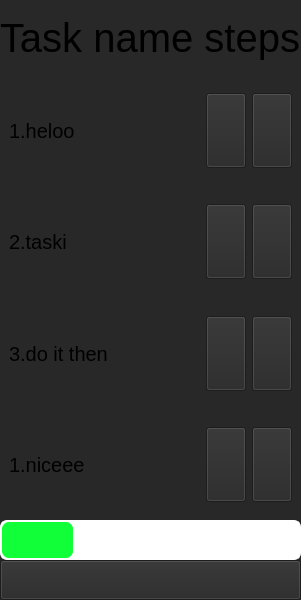
             <widget class="QWidget" name="steps_widget" native="true">
              <property name="minimumSize">
               <size>
                <width>0</width>
                <height>600</height>
               </size>
              </property>
              <property name="styleSheet">
               <string notr="true">background-color: rgb(40,40, 40);
</string>
              </property>
              <layout class="QVBoxLayout" name="verticalLayout_4">
               <property name="spacing">
                <number>0</number>
               </property>
               <property name="leftMargin">
                <number>0</number>
               </property>
               <property name="topMargin">
                <number>0</number>
               </property>
               <property name="rightMargin">
                <number>0</number>
               </property>
               <property name="bottomMargin">
                <number>0</number>
               </property>
               <item>
                <widget class="QLabel" name="steps_label">
                 <property name="minimumSize">
                  <size>
                   <width>0</width>
                   <height>75</height>
                  </size>
                 </property>
                 <property name="font">
                  <font>
                   <pointsize>30</pointsize>
                   <bold>false</bold>
                   <kerning>true</kerning>
                  </font>
                 </property>
                 <property name="text">
                  <string>Task name steps</string>
                 </property>
                 <property name="wordWrap">
                  <bool>true</bool>
                 </property>
                </widget>
               </item>
               <item>
                <layout class="QVBoxLayout" name="verticalLayout_3" stretch="1,1,1,1">
                 <item>
                  <widget class="QWidget" name="widget_7" native="true">
                   <layout class="QHBoxLayout" name="horizontalLayout_6" stretch="0,0,1,0,0">
                    <item>
                     <widget class="QLabel" name="task_step_1_label_8">
                      <property name="minimumSize">
                       <size>
                        <width>100</width>
                        <height>70</height>
                       </size>
                      </property>
                      <property name="font">
                       <font>
                        <pointsize>15</pointsize>
                       </font>
                      </property>
                      <property name="text">
                       <string>1.heloo</string>
                      </property>
                      <property name="wordWrap">
                       <bool>true</bool>
                      </property>
                     </widget>
                    </item>
                    <item>
                     <spacer name="horizontalSpacer_12">
                      <property name="orientation">
                       <enum>Qt::Orientation::Horizontal</enum>
                      </property>
                      <property name="sizeHint" stdset="0">
                       <size>
                        <width>10</width>
                        <height>20</height>
                       </size>
                      </property>
                     </spacer>
                    </item>
                    <item>
                     <widget class="QPushButton" name="pushButton_7">
                      <property name="sizePolicy">
                       <sizepolicy hsizetype="Preferred" vsizetype="Fixed">
                        <horstretch>0</horstretch>
                        <verstretch>0</verstretch>
                       </sizepolicy>
                      </property>
                      <property name="maximumSize">
                       <size>
                        <width>75</width>
                        <height>75</height>
                       </size>
                      </property>
                      <property name="styleSheet">
                       <string notr="true">QPushButton {
    background-color: transparent;
    border: none;
    padding: 0px;
}

QPushButton:pressed {
    background-color: transparent;
}

QPushButton:checked {
    background-color: transparent;
}



</string>
                      </property>
                      <property name="text">
                       <string/>
                      </property>
                      <property name="icon">
                       <iconset>
                        <normaloff>icons_white/circle.svg</normaloff>icons_white/circle.svg</iconset>
                      </property>
                      <property name="iconSize">
                       <size>
                        <width>40</width>
                        <height>40</height>
                       </size>
                      </property>
                      <property name="checkable">
                       <bool>true</bool>
                      </property>
                      <property name="flat">
                       <bool>true</bool>
                      </property>
                     </widget>
                    </item>
                    <item>
                     <widget class="QPushButton" name="task_step_1_edit_8">
                      <property name="sizePolicy">
                       <sizepolicy hsizetype="Preferred" vsizetype="Preferred">
                        <horstretch>0</horstretch>
                        <verstretch>0</verstretch>
                       </sizepolicy>
                      </property>
                      <property name="minimumSize">
                       <size>
                        <width>0</width>
                        <height>50</height>
                       </size>
                      </property>
                      <property name="maximumSize">
                       <size>
                        <width>75</width>
                        <height>75</height>
                       </size>
                      </property>
                      <property name="text">
                       <string/>
                      </property>
                      <property name="icon">
                       <iconset>
                        <normaloff>icons_white/pencil.svg</normaloff>icons_white/pencil.svg</iconset>
                      </property>
                      <property name="iconSize">
                       <size>
                        <width>40</width>
                        <height>40</height>
                       </size>
                      </property>
                     </widget>
                    </item>
                    <item>
                     <widget class="QPushButton" name="task_step_1_delete_8">
                      <property name="minimumSize">
                       <size>
                        <width>0</width>
                        <height>50</height>
                       </size>
                      </property>
                      <property name="maximumSize">
                       <size>
                        <width>75</width>
                        <height>75</height>
                       </size>
                      </property>
                      <property name="text">
                       <string/>
                      </property>
                      <property name="icon">
                       <iconset>
                        <normaloff>icons_white/trash.svg</normaloff>icons_white/trash.svg</iconset>
                      </property>
                      <property name="iconSize">
                       <size>
                        <width>40</width>
                        <height>40</height>
                       </size>
                      </property>
                     </widget>
                    </item>
                   </layout>
                  </widget>
                 </item>
                 <item>
                  <widget class="QWidget" name="widget_4" native="true">
                   <layout class="QHBoxLayout" name="horizontalLayout_3" stretch="0,0,1,0,0">
                    <item>
                     <widget class="QLabel" name="task_step_1_label_9">
                      <property name="minimumSize">
                       <size>
                        <width>0</width>
                        <height>70</height>
                       </size>
                      </property>
                      <property name="font">
                       <font>
                        <pointsize>15</pointsize>
                       </font>
                      </property>
                      <property name="text">
                       <string>2.taski</string>
                      </property>
                      <property name="wordWrap">
                       <bool>true</bool>
                      </property>
                     </widget>
                    </item>
                    <item>
                     <spacer name="horizontalSpacer_11">
                      <property name="orientation">
                       <enum>Qt::Orientation::Horizontal</enum>
                      </property>
                      <property name="sizeHint" stdset="0">
                       <size>
                        <width>10</width>
                        <height>20</height>
                       </size>
                      </property>
                     </spacer>
                    </item>
                    <item>
                     <widget class="QPushButton" name="pushButton_8">
                      <property name="minimumSize">
                       <size>
                        <width>0</width>
                        <height>0</height>
                       </size>
                      </property>
                      <property name="maximumSize">
                       <size>
                        <width>75</width>
                        <height>75</height>
                       </size>
                      </property>
                      <property name="styleSheet">
                       <string notr="true">QPushButton {
    background-color: transparent;
    border: none;
    padding: 0px;
}

QPushButton:pressed {
    background-color: transparent;
}

QPushButton:checked {
    background-color: transparent;
}



</string>
                      </property>
                      <property name="text">
                       <string/>
                      </property>
                      <property name="icon">
                       <iconset>
                        <normaloff>icons_white/circle.svg</normaloff>icons_white/circle.svg</iconset>
                      </property>
                      <property name="iconSize">
                       <size>
                        <width>40</width>
                        <height>40</height>
                       </size>
                      </property>
                      <property name="checkable">
                       <bool>true</bool>
                      </property>
                      <property name="flat">
                       <bool>true</bool>
                      </property>
                     </widget>
                    </item>
                    <item>
                     <widget class="QPushButton" name="task_step_1_edit_9">
                      <property name="sizePolicy">
                       <sizepolicy hsizetype="Preferred" vsizetype="Preferred">
                        <horstretch>0</horstretch>
                        <verstretch>0</verstretch>
                       </sizepolicy>
                      </property>
                      <property name="minimumSize">
                       <size>
                        <width>0</width>
                        <height>50</height>
                       </size>
                      </property>
                      <property name="maximumSize">
                       <size>
                        <width>75</width>
                        <height>75</height>
                       </size>
                      </property>
                      <property name="text">
                       <string/>
                      </property>
                      <property name="icon">
                       <iconset>
                        <normaloff>icons_white/pencil.svg</normaloff>icons_white/pencil.svg</iconset>
                      </property>
                      <property name="iconSize">
                       <size>
                        <width>40</width>
                        <height>40</height>
                       </size>
                      </property>
                     </widget>
                    </item>
                    <item>
                     <widget class="QPushButton" name="task_step_1_delete_9">
                      <property name="minimumSize">
                       <size>
                        <width>0</width>
                        <height>50</height>
                       </size>
                      </property>
                      <property name="maximumSize">
                       <size>
                        <width>75</width>
                        <height>75</height>
                       </size>
                      </property>
                      <property name="text">
                       <string/>
                      </property>
                      <property name="icon">
                       <iconset>
                        <normaloff>icons_white/trash.svg</normaloff>icons_white/trash.svg</iconset>
                      </property>
                      <property name="iconSize">
                       <size>
                        <width>40</width>
                        <height>40</height>
                       </size>
                      </property>
                     </widget>
                    </item>
                   </layout>
                  </widget>
                 </item>
                 <item>
                  <widget class="QWidget" name="widget_6" native="true">
                   <property name="font">
                    <font>
                     <pointsize>10</pointsize>
                     <bold>false</bold>
                     <kerning>true</kerning>
                    </font>
                   </property>
                   <layout class="QHBoxLayout" name="horizontalLayout_5" stretch="0,0,1,0,0">
                    <item>
                     <widget class="QLabel" name="task_step_1_label_2">
                      <property name="minimumSize">
                       <size>
                        <width>0</width>
                        <height>70</height>
                       </size>
                      </property>
                      <property name="font">
                       <font>
                        <pointsize>15</pointsize>
                       </font>
                      </property>
                      <property name="text">
                       <string>3.do it then</string>
                      </property>
                      <property name="wordWrap">
                       <bool>true</bool>
                      </property>
                     </widget>
                    </item>
                    <item>
                     <spacer name="horizontalSpacer_10">
                      <property name="orientation">
                       <enum>Qt::Orientation::Horizontal</enum>
                      </property>
                      <property name="sizeHint" stdset="0">
                       <size>
                        <width>10</width>
                        <height>20</height>
                       </size>
                      </property>
                     </spacer>
                    </item>
                    <item>
                     <widget class="QPushButton" name="pushButton_6">
                      <property name="minimumSize">
                       <size>
                        <width>0</width>
                        <height>0</height>
                       </size>
                      </property>
                      <property name="maximumSize">
                       <size>
                        <width>75</width>
                        <height>75</height>
                       </size>
                      </property>
                      <property name="styleSheet">
                       <string notr="true">QPushButton {
    background-color: transparent;
    border: none;
    padding: 0px;
}

QPushButton:pressed {
    background-color: transparent;
}

QPushButton:checked {
    background-color: transparent;
}



</string>
                      </property>
                      <property name="text">
                       <string/>
                      </property>
                      <property name="icon">
                       <iconset>
                        <normaloff>icons_white/circle.svg</normaloff>icons_white/circle.svg</iconset>
                      </property>
                      <property name="iconSize">
                       <size>
                        <width>40</width>
                        <height>40</height>
                       </size>
                      </property>
                      <property name="checkable">
                       <bool>true</bool>
                      </property>
                      <property name="flat">
                       <bool>true</bool>
                      </property>
                     </widget>
                    </item>
                    <item>
                     <widget class="QPushButton" name="task_step_1_edit_2">
                      <property name="sizePolicy">
                       <sizepolicy hsizetype="Preferred" vsizetype="Preferred">
                        <horstretch>0</horstretch>
                        <verstretch>0</verstretch>
                       </sizepolicy>
                      </property>
                      <property name="minimumSize">
                       <size>
                        <width>0</width>
                        <height>50</height>
                       </size>
                      </property>
                      <property name="maximumSize">
                       <size>
                        <width>75</width>
                        <height>75</height>
                       </size>
                      </property>
                      <property name="text">
                       <string/>
                      </property>
                      <property name="icon">
                       <iconset>
                        <normaloff>icons_white/pencil.svg</normaloff>icons_white/pencil.svg</iconset>
                      </property>
                      <property name="iconSize">
                       <size>
                        <width>40</width>
                        <height>40</height>
                       </size>
                      </property>
                     </widget>
                    </item>
                    <item>
                     <widget class="QPushButton" name="task_step_1_delete_2">
                      <property name="minimumSize">
                       <size>
                        <width>0</width>
                        <height>50</height>
                       </size>
                      </property>
                      <property name="maximumSize">
                       <size>
                        <width>75</width>
                        <height>75</height>
                       </size>
                      </property>
                      <property name="text">
                       <string/>
                      </property>
                      <property name="icon">
                       <iconset>
                        <normaloff>icons_white/trash.svg</normaloff>icons_white/trash.svg</iconset>
                      </property>
                      <property name="iconSize">
                       <size>
                        <width>40</width>
                        <height>40</height>
                       </size>
                      </property>
                     </widget>
                    </item>
                   </layout>
                  </widget>
                 </item>
                 <item>
                  <widget class="QWidget" name="widget_5" native="true">
                   <layout class="QHBoxLayout" name="horizontalLayout_4" stretch="0,0,1,0,0">
                    <item>
                     <widget class="QLabel" name="task_step_1_label_10">
                      <property name="sizePolicy">
                       <sizepolicy hsizetype="Minimum" vsizetype="Preferred">
                        <horstretch>0</horstretch>
                        <verstretch>0</verstretch>
                       </sizepolicy>
                      </property>
                      <property name="minimumSize">
                       <size>
                        <width>0</width>
                        <height>70</height>
                       </size>
                      </property>
                      <property name="font">
                       <font>
                        <pointsize>15</pointsize>
                        <bold>false</bold>
                        <kerning>true</kerning>
                       </font>
                      </property>
                      <property name="text">
                       <string>1.niceee</string>
                      </property>
                      <property name="textFormat">
                       <enum>Qt::TextFormat::AutoText</enum>
                      </property>
                      <property name="scaledContents">
                       <bool>false</bool>
                      </property>
                      <property name="wordWrap">
                       <bool>true</bool>
                      </property>
                     </widget>
                    </item>
                    <item>
                     <spacer name="horizontalSpacer_9">
                      <property name="orientation">
                       <enum>Qt::Orientation::Horizontal</enum>
                      </property>
                      <property name="sizeHint" stdset="0">
                       <size>
                        <width>10</width>
                        <height>20</height>
                       </size>
                      </property>
                     </spacer>
                    </item>
                    <item>
                     <widget class="QPushButton" name="pushButton_9">
                      <property name="enabled">
                       <bool>true</bool>
                      </property>
                      <property name="maximumSize">
                       <size>
                        <width>75</width>
                        <height>75</height>
                       </size>
                      </property>
                      <property name="styleSheet">
                       <string notr="true">QPushButton {
    background-color: transparent;
    border: none;
    padding: 0px;
}

QPushButton:pressed {
    background-color: transparent;
}

QPushButton:checked {
    background-color: transparent;
}



</string>
                      </property>
                      <property name="text">
                       <string/>
                      </property>
                      <property name="icon">
                       <iconset>
                        <normaloff>icons_white/circle.svg</normaloff>icons_white/circle.svg</iconset>
                      </property>
                      <property name="iconSize">
                       <size>
                        <width>40</width>
                        <height>40</height>
                       </size>
                      </property>
                      <property name="checkable">
                       <bool>true</bool>
                      </property>
                      <property name="flat">
                       <bool>true</bool>
                      </property>
                     </widget>
                    </item>
                    <item>
                     <widget class="QPushButton" name="task_step_1_edit_10">
                      <property name="sizePolicy">
                       <sizepolicy hsizetype="Preferred" vsizetype="Preferred">
                        <horstretch>0</horstretch>
                        <verstretch>0</verstretch>
                       </sizepolicy>
                      </property>
                      <property name="minimumSize">
                       <size>
                        <width>0</width>
                        <height>50</height>
                       </size>
                      </property>
                      <property name="maximumSize">
                       <size>
                        <width>75</width>
                        <height>75</height>
                       </size>
                      </property>
                      <property name="text">
                       <string/>
                      </property>
                      <property name="icon">
                       <iconset>
                        <normaloff>icons_white/pencil.svg</normaloff>icons_white/pencil.svg</iconset>
                      </property>
                      <property name="iconSize">
                       <size>
                        <width>40</width>
                        <height>40</height>
                       </size>
                      </property>
                     </widget>
                    </item>
                    <item>
                     <widget class="QPushButton" name="task_step_1_delete_10">
                      <property name="minimumSize">
                       <size>
                        <width>0</width>
                        <height>50</height>
                       </size>
                      </property>
                      <property name="maximumSize">
                       <size>
                        <width>75</width>
                        <height>75</height>
                       </size>
                      </property>
                      <property name="text">
                       <string/>
                      </property>
                      <property name="icon">
                       <iconset>
                        <normaloff>icons_white/trash.svg</normaloff>icons_white/trash.svg</iconset>
                      </property>
                      <property name="iconSize">
                       <size>
                        <width>40</width>
                        <height>40</height>
                       </size>
                      </property>
                     </widget>
                    </item>
                   </layout>
                  </widget>
                 </item>
                </layout>
               </item>
               <item>
                <widget class="QProgressBar" name="task_step_progress">
                 <property name="sizePolicy">
                  <sizepolicy hsizetype="Expanding" vsizetype="Preferred">
                   <horstretch>0</horstretch>
                   <verstretch>0</verstretch>
                  </sizepolicy>
                 </property>
                 <property name="minimumSize">
                  <size>
                   <width>0</width>
                   <height>40</height>
                  </size>
                 </property>
                 <property name="styleSheet">
                  <string notr="true">
QProgressBar {
    border: 2px solid white;
    border-radius: 7px;
    background-color: white;
    padding: 0;
}

QProgressBar::chunk {
    background-color: rgb(17, 255, 57);
    border-radius: 7px;
}
</string>
                 </property>
                 <property name="value">
                  <number>24</number>
                 </property>
                 <property name="textVisible">
                  <bool>false</bool>
                 </property>
                </widget>
               </item>
               <item>
                <widget class="QPushButton" name="add_task_step_button">
                 <property name="sizePolicy">
                  <sizepolicy hsizetype="Preferred" vsizetype="Preferred">
                   <horstretch>0</horstretch>
                   <verstretch>0</verstretch>
                  </sizepolicy>
                 </property>
                 <property name="minimumSize">
                  <size>
                   <width>0</width>
                   <height>40</height>
                  </size>
                 </property>
                 <property name="text">
                  <string/>
                 </property>
                 <property name="icon">
                  <iconset>
                   <normaloff>icons_white/plus.svg</normaloff>icons_white/plus.svg</iconset>
                 </property>
                 <property name="iconSize">
                  <size>
                   <width>40</width>
                   <height>40</height>
                  </size>
                 </property>
                </widget>
               </item>
              </layout>
             </widget>
